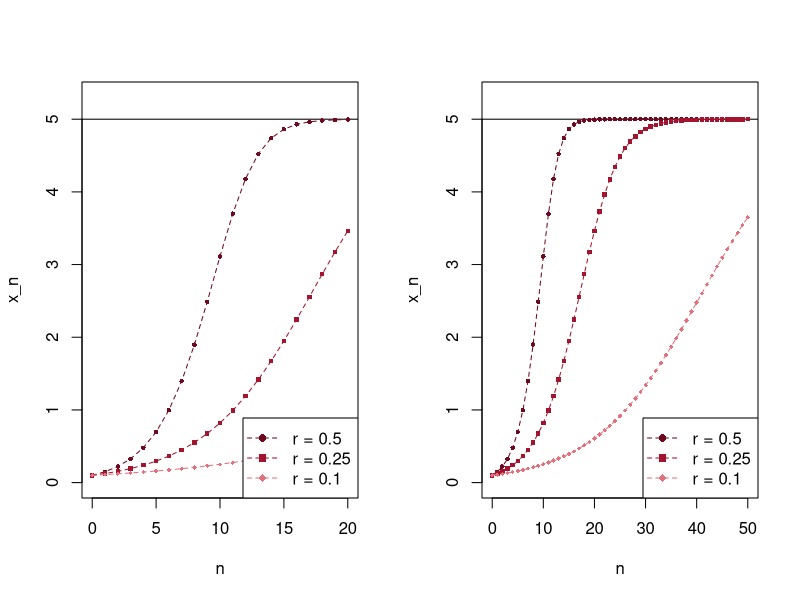

The R source for this figure:
# Abb. 1.20: Simulation des logistischen Wachstumsmodells (Buch, Abschnitt 1.3, Gl. 1.26)
# x_{n+1} = x_n + r (1 - x_n/K) x_n mit K = 5, x_0 = 0.1 und drei Wachstumsraten r; 20 (links) bzw. 50 (rechts) Schritte
# (c) 2026 Philipp Kügler · Programm zum Buch „Dynamische Systeme in den Lebenswissenschaften“ · MIT-Lizenz (siehe LICENSE)
K <- 5; x0 <- 0.1
raten <- c(0.5, 0.25, 0.1)
rot <- c(rgb(0.43, 0.04, 0.12), rgb(0.64, 0.08, 0.18), rgb(0.89, 0.44, 0.49)); zeichen <- c(16, 15, 18)
par(mfrow = c(1, 2))
for (N in c(20, 50)) {
  n <- 0:N
  plot(NULL, xlim = c(0, N), ylim = c(0, 5.3), xlab = "n", ylab = "x_n")
  abline(h = K)
  for (i in 1:3) {
    r <- raten[i]
    x <- numeric(N + 1)
    x[1] <- x0                           # R zählt ab 1: x[1] ist x_0
    for (k in 1:N) x[k + 1] <- x[k] + r * (1 - x[k] / K) * x[k]
    lines(n, x, type = "o", lty = 2, pch = zeichen[i], cex = 0.6, col = rot[i])
    cat(sprintf("N = %d, r = %g:  x_N = %.4f\n", N, r, x[N + 1]))
  }
  legend("bottomright", legend = sprintf("r = %g", raten), col = rot, pch = zeichen, lty = 2)
}
